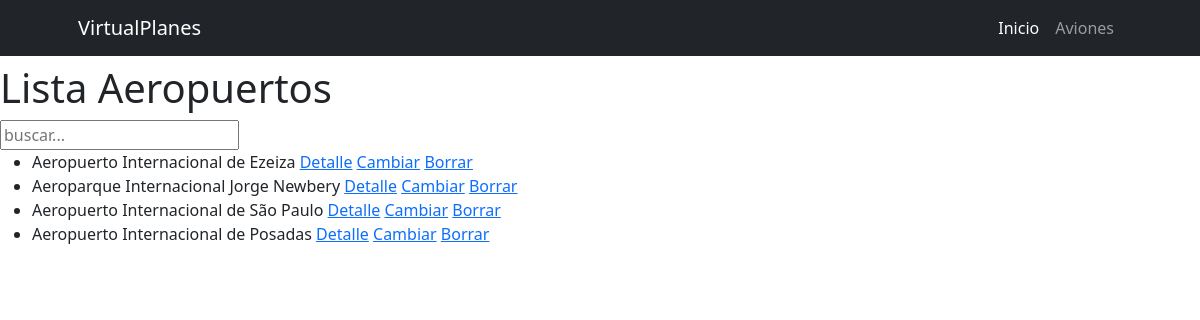
Screenshot of /avion/avion/aeropuertos_list with the database file from the repository.
### avion/models.py (models this page shows, shortened)
class Aeropuerto(models.Model):
    nombre=models.CharField(max_length=40)
    pais_origen=models.CharField(max_length=40)

### avion/views.py (the view)
# urls.py: path("avion/aeropuertos_list",aeropuertos_list,name="aeropuertos_list"),
def aeropuertos_list(request):
    busqueda=request.GET.get("busqueda",None)
    if busqueda:
        print(busqueda)
        consulta=Aeropuerto.objects.filter(nombre__icontains=busqueda)
    else:
         consulta=Aeropuerto.objects.all()
    contexto={"aeropuertos":consulta}
    return render(request,"avion/aeropuertos_list.html",contexto)

### avion/templates/avion/aeropuertos_list.html (shortened to what this page needs)
{% extends "core/base.html" %}
{%  block content %}
    <h1>Lista Aeropuertos</h1>
    <form action="{% url "avion:aeropuertos_list" %}" method="get">
        <input type="text" name="busqueda" placeholder="buscar...">
    </form>
    <ul>
    {% for aeropuerto in aeropuertos %}
    <li>{{aeropuerto.nombre}}
        <a href="{% url "avion:aeropuerto_detail" aeropuerto.id %}">Detalle</a>
        <a href="{% url "avion:aeropuerto_update" aeropuerto.id %}">Cambiar</a>
        <a href="{% url "avion:aeropuerto_delete" aeropuerto.id %}">Borrar</a>
    </li>
    {% endfor %}
    </ul>
    {% endblock content %}

### rows the page displays
Aeropuerto: nombre "Aeropuerto Internacional de Ezeiza"
Aeropuerto: nombre "Aeroparque Internacional Jorge Newbery"
Aeropuerto: nombre "Aeropuerto Internacional de São Paulo"
Aeropuerto: nombre "Aeropuerto Internacional de Posadas"
